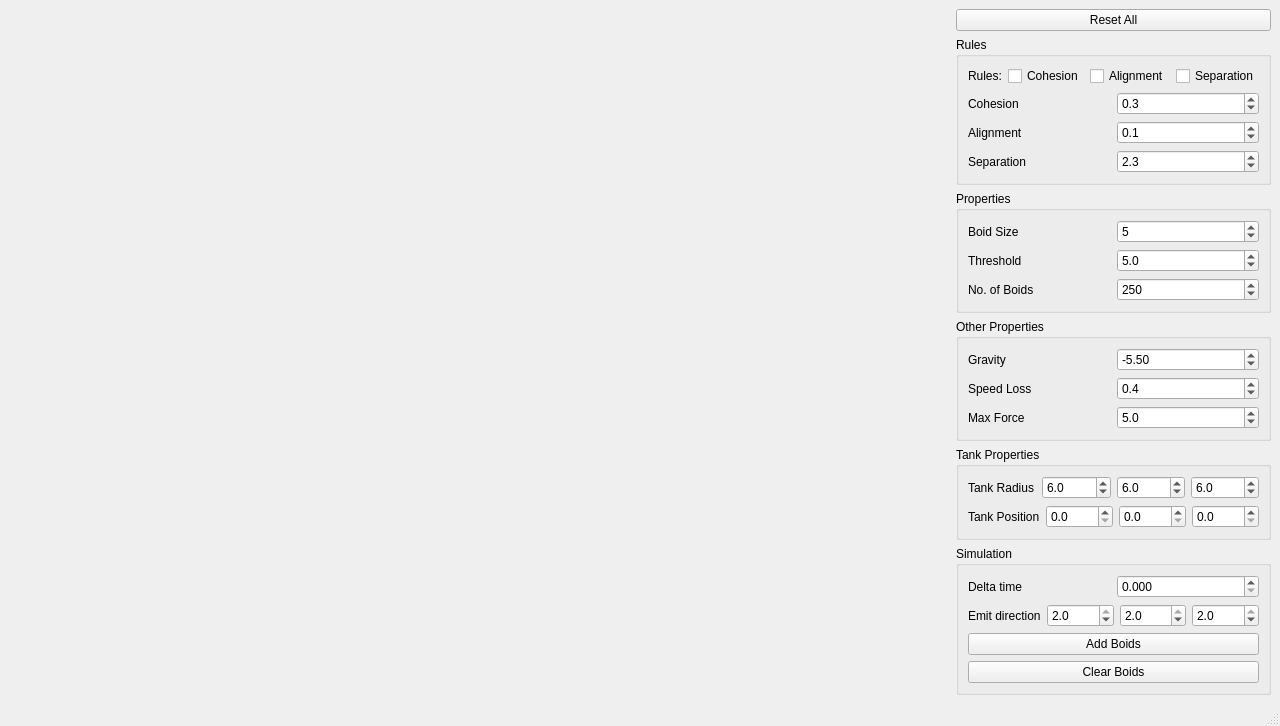
<?xml version="1.0" encoding="UTF-8"?>
<ui version="4.0">
 <class>MainWindow</class>
 <widget class="QMainWindow" name="MainWindow">
  <property name="geometry">
   <rect>
    <x>0</x>
    <y>0</y>
    <width>1280</width>
    <height>720</height>
   </rect>
  </property>
  <property name="windowTitle">
   <string>Flocking Application</string>
  </property>
  <widget class="QWidget" name="centralwidget">
   <layout class="QGridLayout" name="m_mainWindowGridLayout">
    <item row="10" column="3">
     <spacer name="verticalSpacer_2">
      <property name="orientation">
       <enum>Qt::Vertical</enum>
      </property>
      <property name="sizeHint" stdset="0">
       <size>
        <width>20</width>
        <height>40</height>
       </size>
      </property>
     </spacer>
    </item>
    <item row="1" column="0">
     <spacer name="horizontalSpacer">
      <property name="orientation">
       <enum>Qt::Horizontal</enum>
      </property>
      <property name="sizeHint" stdset="0">
       <size>
        <width>40</width>
        <height>20</height>
       </size>
      </property>
     </spacer>
    </item>
    <item row="8" column="3">
     <widget class="QGroupBox" name="groupBox_4">
      <property name="title">
       <string>Simulation</string>
      </property>
      <layout class="QVBoxLayout" name="verticalLayout_5">
       <item>
        <layout class="QHBoxLayout" name="horizontalLayout_11">
         <item>
          <widget class="QLabel" name="label_10">
           <property name="text">
            <string>Delta time</string>
           </property>
           <property name="buddy">
            <cstring>m_deltaTime_spinBox</cstring>
           </property>
          </widget>
         </item>
         <item>
          <widget class="QDoubleSpinBox" name="m_deltaTime_spinBox">
           <property name="decimals">
            <number>3</number>
           </property>
           <property name="maximum">
            <double>0.100000000000000</double>
           </property>
           <property name="singleStep">
            <double>0.005000000000000</double>
           </property>
          </widget>
         </item>
        </layout>
       </item>
       <item>
        <layout class="QHBoxLayout" name="horizontalLayout_10">
         <item>
          <widget class="QLabel" name="label_11">
           <property name="text">
            <string>Emit direction</string>
           </property>
           <property name="buddy">
            <cstring>m_emitx_spinBox</cstring>
           </property>
          </widget>
         </item>
         <item>
          <widget class="QDoubleSpinBox" name="m_emitx_spinBox">
           <property name="decimals">
            <number>1</number>
           </property>
           <property name="maximum">
            <double>2.000000000000000</double>
           </property>
           <property name="singleStep">
            <double>0.100000000000000</double>
           </property>
           <property name="value">
            <double>2.000000000000000</double>
           </property>
          </widget>
         </item>
         <item>
          <widget class="QDoubleSpinBox" name="m_emity_spinBox">
           <property name="decimals">
            <number>1</number>
           </property>
           <property name="maximum">
            <double>2.000000000000000</double>
           </property>
           <property name="singleStep">
            <double>0.100000000000000</double>
           </property>
           <property name="value">
            <double>2.000000000000000</double>
           </property>
          </widget>
         </item>
         <item>
          <widget class="QDoubleSpinBox" name="m_emitz_spinBox">
           <property name="decimals">
            <number>1</number>
           </property>
           <property name="maximum">
            <double>2.000000000000000</double>
           </property>
           <property name="singleStep">
            <double>0.100000000000000</double>
           </property>
           <property name="value">
            <double>2.000000000000000</double>
           </property>
          </widget>
         </item>
        </layout>
       </item>
       <item>
        <widget class="QPushButton" name="m_addBoids_btn">
         <property name="text">
          <string>Add Boids</string>
         </property>
        </widget>
       </item>
       <item>
        <widget class="QPushButton" name="m_clear_boids_btn">
         <property name="text">
          <string>Clear Boids</string>
         </property>
        </widget>
       </item>
      </layout>
     </widget>
    </item>
    <item row="1" column="1">
     <spacer name="horizontalSpacer_2">
      <property name="orientation">
       <enum>Qt::Horizontal</enum>
      </property>
      <property name="sizeHint" stdset="0">
       <size>
        <width>40</width>
        <height>20</height>
       </size>
      </property>
     </spacer>
    </item>
    <item row="1" column="2">
     <spacer name="horizontalSpacer_3">
      <property name="orientation">
       <enum>Qt::Horizontal</enum>
      </property>
      <property name="sizeHint" stdset="0">
       <size>
        <width>40</width>
        <height>20</height>
       </size>
      </property>
     </spacer>
    </item>
    <item row="7" column="3">
     <widget class="QGroupBox" name="groupBox_3">
      <property name="title">
       <string>Tank Properties</string>
      </property>
      <layout class="QVBoxLayout" name="verticalLayout_4">
       <item>
        <layout class="QHBoxLayout" name="horizontalLayout_9">
         <item>
          <widget class="QLabel" name="label_8">
           <property name="text">
            <string>Tank Radius</string>
           </property>
           <property name="buddy">
            <cstring>m_tankPosy_spinBox</cstring>
           </property>
          </widget>
         </item>
         <item>
          <widget class="QDoubleSpinBox" name="m_tankRadiusx_spinBox">
           <property name="decimals">
            <number>1</number>
           </property>
           <property name="maximum">
            <double>10.000000000000000</double>
           </property>
           <property name="singleStep">
            <double>0.500000000000000</double>
           </property>
           <property name="value">
            <double>6.000000000000000</double>
           </property>
          </widget>
         </item>
         <item>
          <widget class="QDoubleSpinBox" name="m_tankRadiusy_spinBox">
           <property name="decimals">
            <number>1</number>
           </property>
           <property name="maximum">
            <double>10.000000000000000</double>
           </property>
           <property name="value">
            <double>6.000000000000000</double>
           </property>
          </widget>
         </item>
         <item>
          <widget class="QDoubleSpinBox" name="m_tankRadiusz_spinBox">
           <property name="decimals">
            <number>1</number>
           </property>
           <property name="maximum">
            <double>10.000000000000000</double>
           </property>
           <property name="value">
            <double>6.000000000000000</double>
           </property>
          </widget>
         </item>
        </layout>
       </item>
       <item>
        <layout class="QHBoxLayout" name="horizontalLayout_8">
         <item>
          <widget class="QLabel" name="label_9">
           <property name="text">
            <string>Tank Position</string>
           </property>
           <property name="buddy">
            <cstring>m_tankRadiusx_spinBox</cstring>
           </property>
          </widget>
         </item>
         <item>
          <widget class="QDoubleSpinBox" name="m_tankPosx_spinBox">
           <property name="decimals">
            <number>1</number>
           </property>
           <property name="maximum">
            <double>10.000000000000000</double>
           </property>
           <property name="singleStep">
            <double>0.100000000000000</double>
           </property>
          </widget>
         </item>
         <item>
          <widget class="QDoubleSpinBox" name="m_tankPosy_spinBox">
           <property name="decimals">
            <number>1</number>
           </property>
           <property name="maximum">
            <double>10.000000000000000</double>
           </property>
           <property name="singleStep">
            <double>0.100000000000000</double>
           </property>
          </widget>
         </item>
         <item>
          <widget class="QDoubleSpinBox" name="m_tankPosz_spinBox">
           <property name="decimals">
            <number>1</number>
           </property>
           <property name="maximum">
            <double>10.000000000000000</double>
           </property>
           <property name="singleStep">
            <double>0.100000000000000</double>
           </property>
          </widget>
         </item>
        </layout>
       </item>
      </layout>
     </widget>
    </item>
    <item row="9" column="3">
     <spacer name="verticalSpacer">
      <property name="orientation">
       <enum>Qt::Vertical</enum>
      </property>
      <property name="sizeHint" stdset="0">
       <size>
        <width>20</width>
        <height>40</height>
       </size>
      </property>
     </spacer>
    </item>
    <item row="6" column="3">
     <widget class="QGroupBox" name="groupBox_2">
      <property name="title">
       <string>Other Properties</string>
      </property>
      <layout class="QVBoxLayout" name="verticalLayout_3">
       <item>
        <layout class="QHBoxLayout" name="horizontalLayout_5">
         <item>
          <widget class="QLabel" name="label_5">
           <property name="text">
            <string>Gravity</string>
           </property>
          </widget>
         </item>
         <item>
          <widget class="QDoubleSpinBox" name="m_gravity_spinBox">
           <property name="minimum">
            <double>-15.000000000000000</double>
           </property>
           <property name="maximum">
            <double>0.000000000000000</double>
           </property>
           <property name="singleStep">
            <double>0.500000000000000</double>
           </property>
           <property name="value">
            <double>-5.500000000000000</double>
           </property>
          </widget>
         </item>
        </layout>
       </item>
       <item>
        <layout class="QHBoxLayout" name="horizontalLayout_6">
         <item>
          <widget class="QLabel" name="label_6">
           <property name="text">
            <string>Speed Loss</string>
           </property>
          </widget>
         </item>
         <item>
          <widget class="QDoubleSpinBox" name="m_speedLoss_spinBox">
           <property name="decimals">
            <number>1</number>
           </property>
           <property name="maximum">
            <double>1.000000000000000</double>
           </property>
           <property name="singleStep">
            <double>0.050000000000000</double>
           </property>
           <property name="value">
            <double>0.400000000000000</double>
           </property>
          </widget>
         </item>
        </layout>
       </item>
       <item>
        <layout class="QHBoxLayout" name="horizontalLayout_7">
         <item>
          <widget class="QLabel" name="label_7">
           <property name="text">
            <string>Max Force</string>
           </property>
          </widget>
         </item>
         <item>
          <widget class="QDoubleSpinBox" name="m_maxForce_spinBox">
           <property name="decimals">
            <number>1</number>
           </property>
           <property name="maximum">
            <double>20.000000000000000</double>
           </property>
           <property name="singleStep">
            <double>0.500000000000000</double>
           </property>
           <property name="value">
            <double>5.000000000000000</double>
           </property>
          </widget>
         </item>
        </layout>
       </item>
      </layout>
     </widget>
    </item>
    <item row="1" column="3">
     <widget class="QGroupBox" name="groupBox">
      <property name="title">
       <string>Rules</string>
      </property>
      <layout class="QVBoxLayout" name="verticalLayout">
       <item>
        <layout class="QHBoxLayout" name="horizontalLayout">
         <item>
          <widget class="QLabel" name="label">
           <property name="text">
            <string>Rules:</string>
           </property>
          </widget>
         </item>
         <item>
          <widget class="QCheckBox" name="m_cohesion_checkBox">
           <property name="text">
            <string>Cohesion</string>
           </property>
          </widget>
         </item>
         <item>
          <widget class="QCheckBox" name="m_alignment_checkBox">
           <property name="text">
            <string>Alignment</string>
           </property>
          </widget>
         </item>
         <item>
          <widget class="QCheckBox" name="m_separation_checkBox">
           <property name="text">
            <string>Separation</string>
           </property>
          </widget>
         </item>
        </layout>
       </item>
       <item>
        <layout class="QHBoxLayout" name="horizontalLayout_2">
         <item>
          <widget class="QLabel" name="label_2">
           <property name="text">
            <string>Cohesion </string>
           </property>
          </widget>
         </item>
         <item>
          <widget class="QDoubleSpinBox" name="m_cohesion_spinBox">
           <property name="decimals">
            <number>1</number>
           </property>
           <property name="maximum">
            <double>25.000000000000000</double>
           </property>
           <property name="singleStep">
            <double>0.200000000000000</double>
           </property>
           <property name="value">
            <double>0.300000000000000</double>
           </property>
          </widget>
         </item>
        </layout>
       </item>
       <item>
        <layout class="QHBoxLayout" name="horizontalLayout_3">
         <item>
          <widget class="QLabel" name="label_3">
           <property name="text">
            <string>Alignment</string>
           </property>
          </widget>
         </item>
         <item>
          <widget class="QDoubleSpinBox" name="m_alignment_spinBox">
           <property name="decimals">
            <number>1</number>
           </property>
           <property name="maximum">
            <double>25.000000000000000</double>
           </property>
           <property name="singleStep">
            <double>0.250000000000000</double>
           </property>
           <property name="value">
            <double>0.100000000000000</double>
           </property>
          </widget>
         </item>
        </layout>
       </item>
       <item>
        <layout class="QHBoxLayout" name="horizontalLayout_4">
         <item>
          <widget class="QLabel" name="label_4">
           <property name="text">
            <string>Separation</string>
           </property>
          </widget>
         </item>
         <item>
          <widget class="QDoubleSpinBox" name="m_separation_spinBox">
           <property name="decimals">
            <number>1</number>
           </property>
           <property name="maximum">
            <double>20.000000000000000</double>
           </property>
           <property name="singleStep">
            <double>0.250000000000000</double>
           </property>
           <property name="value">
            <double>2.300000000000000</double>
           </property>
          </widget>
         </item>
        </layout>
       </item>
      </layout>
     </widget>
    </item>
    <item row="2" column="3">
     <widget class="QGroupBox" name="groupBox_5">
      <property name="title">
       <string>Properties</string>
      </property>
      <layout class="QVBoxLayout" name="verticalLayout_2">
       <item>
        <layout class="QHBoxLayout" name="horizontalLayout_14">
         <item>
          <widget class="QLabel" name="label_13">
           <property name="text">
            <string>Boid Size</string>
           </property>
          </widget>
         </item>
         <item>
          <widget class="QSpinBox" name="m_boidSize_spinBox">
           <property name="maximum">
            <number>10</number>
           </property>
           <property name="value">
            <number>5</number>
           </property>
          </widget>
         </item>
        </layout>
       </item>
       <item>
        <layout class="QHBoxLayout" name="horizontalLayout_13">
         <item>
          <widget class="QLabel" name="label_12">
           <property name="text">
            <string>Threshold</string>
           </property>
          </widget>
         </item>
         <item>
          <widget class="QDoubleSpinBox" name="m_threshold_spinBox">
           <property name="decimals">
            <number>1</number>
           </property>
           <property name="singleStep">
            <double>0.500000000000000</double>
           </property>
           <property name="value">
            <double>5.000000000000000</double>
           </property>
          </widget>
         </item>
        </layout>
       </item>
       <item>
        <layout class="QHBoxLayout" name="horizontalLayout_12">
         <item>
          <widget class="QLabel" name="m_numParticles_lbl">
           <property name="text">
            <string>No. of Boids</string>
           </property>
          </widget>
         </item>
         <item>
          <widget class="QSpinBox" name="m_numParticles_spinBox">
           <property name="maximum">
            <number>500</number>
           </property>
           <property name="value">
            <number>250</number>
           </property>
          </widget>
         </item>
        </layout>
       </item>
      </layout>
     </widget>
    </item>
    <item row="0" column="3">
     <widget class="QPushButton" name="m_reset_btn">
      <property name="text">
       <string>Reset All</string>
      </property>
     </widget>
    </item>
   </layout>
  </widget>
  <widget class="QMenuBar" name="menubar">
   <property name="geometry">
    <rect>
     <x>0</x>
     <y>0</y>
     <width>1280</width>
     <height>26</height>
    </rect>
   </property>
  </widget>
  <widget class="QStatusBar" name="statusbar"/>
 </widget>
 <resources/>
 <connections/>
</ui>
